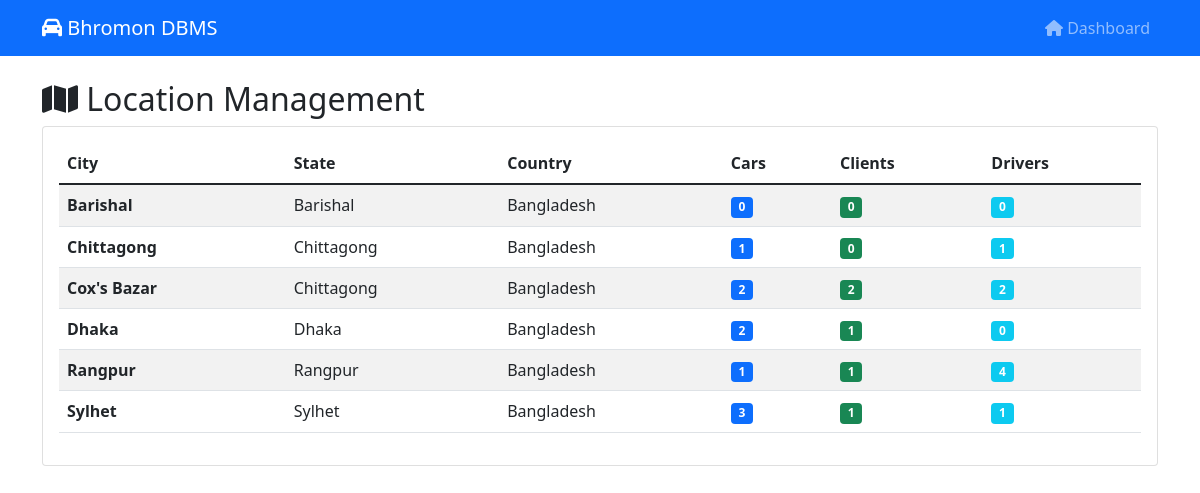
Page /locations/ on the committed database.
### system/models.py (models this page shows, shortened)
class Location(models.Model):
    city = models.CharField(max_length=100)
    state = models.CharField(max_length=100)
    country = models.CharField(max_length=100, default='Bangladesh')
    latitude = models.DecimalField(max_digits=9, decimal_places=6, null=True, blank=True)
    longitude = models.DecimalField(max_digits=9, decimal_places=6, null=True, blank=True)
    zip_code = models.CharField(max_length=10, null=True, blank=True)
    created_at = models.DateTimeField(auto_now_add=True)
    class Meta:
        unique_together = ['city', 'state', 'country']
        indexes = [
            models.Index(fields=['latitude', 'longitude']),
            models.Index(fields=['city', 'state']),
        ]

### system/views.py (the view)
# urls.py: path('locations/', views.location_list, name='location_list'),
def location_list(request):
    locations = Location.objects.all().order_by('country', 'state', 'city')
    for location in locations:
        location.car_count = Car.objects.filter(location=location).count()
        location.client_count = Client.objects.filter(location=location).count()
        location.driver_count = Driver.objects.filter(location=location).count()
    context = {
        'locations': locations,
    }
    return render(request, 'location_list.html', context)

### templates/location_list.html (shortened to what this page needs)
<!DOCTYPE html>
<html lang="en">
<head>
    <link href="https://cdn.jsdelivr.net/npm/bootstrap@5.1.3/dist/css/bootstrap.min.css" rel="stylesheet">
    <link href="https://cdnjs.cloudflare.com/ajax/libs/font-awesome/6.0.0/css/all.min.css" rel="stylesheet">
</head>
<body>
    <nav class="navbar navbar-expand-lg navbar-dark bg-primary">
        <div class="container">
            <a class="navbar-brand" href="{% url 'dashboard' %}">
                <i class="fas fa-car"></i> Bhromon DBMS
            </a>
            <div class="navbar-nav ms-auto">
                <a class="nav-link" href="{% url 'dashboard' %}"><i class="fas fa-home"></i> Dashboard</a>
            </div>
        </div>
    </nav>
    <div class="container mt-4">
        <h2><i class="fas fa-map"></i> Location Management</h2>
        <div class="card">
            <div class="card-body">
                <table class="table table-striped">
                    <thead>
                        <tr>
                            <th>City</th>
                            <th>State</th>
                            <th>Country</th>
                            <th>Cars</th>
                            <th>Clients</th>
                            <th>Drivers</th>
                        </tr>
                    </thead>
                    <tbody>
                        {% for location in locations %}
                        <tr>
                            <td><strong>{{ location.city }}</strong></td>
                            <td>{{ location.state }}</td>
                            <td>{{ location.country }}</td>
                            <td><span class="badge bg-primary">{{ location.car_count }}</span></td>
                            <td><span class="badge bg-success">{{ location.client_count }}</span></td>
                            <td><span class="badge bg-info">{{ location.driver_count }}</span></td>
                        </tr>
                        {% endfor %}
                    </tbody>
                </table>
            </div>
        </div>
    </div>
</body>
</html>

### rows in the picture
Location: city "Barishal", state "Barishal", country "Bangladesh", car_count "0", client_count "0", driver_count "0"
Location: city "Chittagong", state "Chittagong", country "Bangladesh", car_count "1", client_count "0", driver_count "1"
Location: city "Cox's Bazar", state "Chittagong", country "Bangladesh", car_count "2", client_count "2", driver_count "2"
Location: city "Dhaka", state "Dhaka", country "Bangladesh", car_count "2", client_count "1", driver_count "0"
Location: city "Rangpur", state "Rangpur", country "Bangladesh", car_count "1", client_count "1", driver_count "4"
Location: city "Sylhet", state "Sylhet", country "Bangladesh", car_count "3", client_count "1", driver_count "1"
